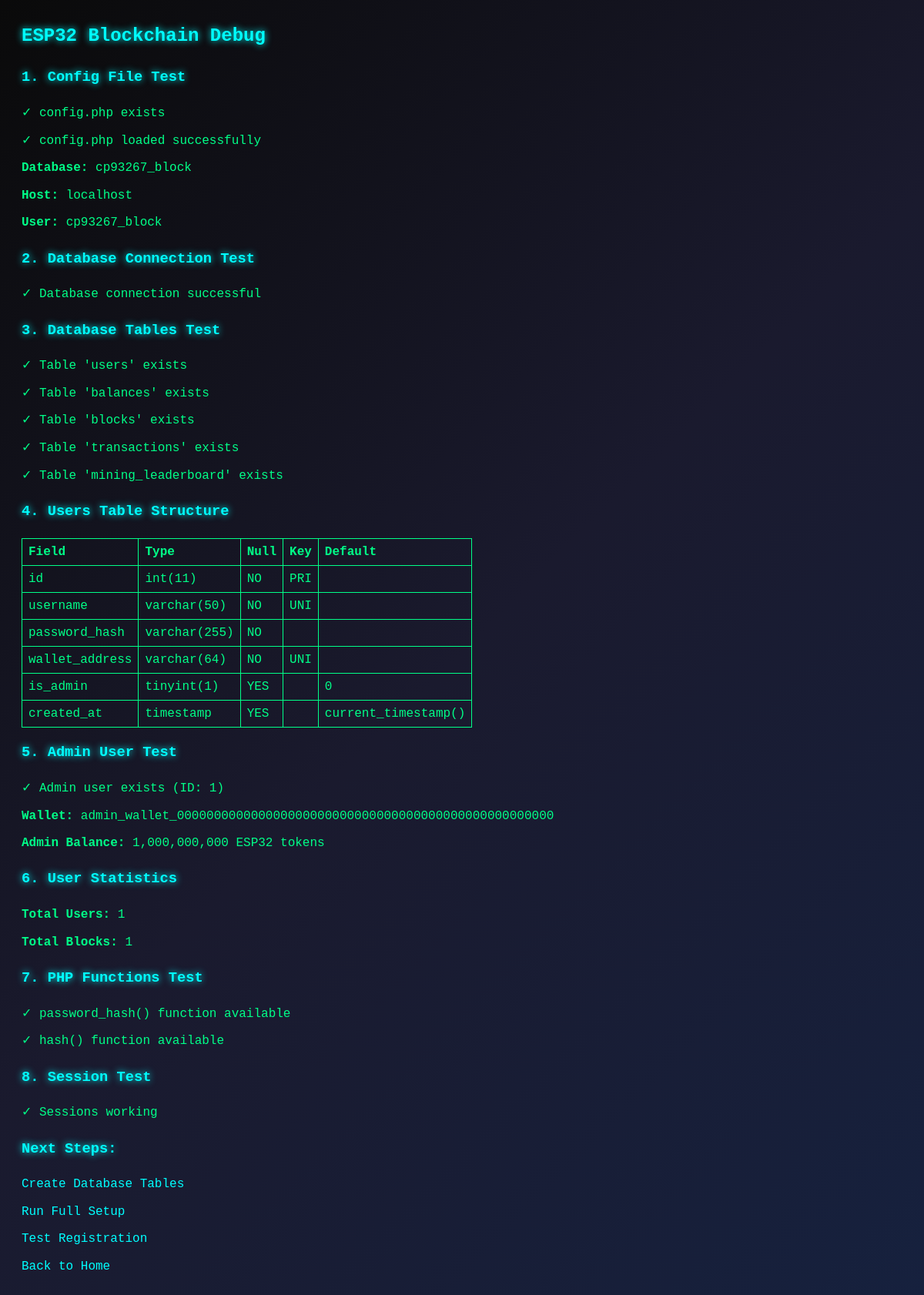
The app's page /debug.php with its own data.
### tables this page shows
CREATE TABLE users (
    id INT AUTO_INCREMENT PRIMARY KEY,
    username VARCHAR(50) UNIQUE NOT NULL,
    password_hash VARCHAR(255) NOT NULL,
    wallet_address VARCHAR(64) UNIQUE NOT NULL,
    is_admin BOOLEAN DEFAULT 0,
    created_at TIMESTAMP DEFAULT CURRENT_TIMESTAMP
);

CREATE TABLE balances (
    user_id INT PRIMARY KEY,
    balance BIGINT NOT NULL DEFAULT 0,
    FOREIGN KEY (user_id) REFERENCES users(id)
);

### debug.php (the view, shortened to what this page needs)
<?php
echo "<h2>ESP32 Blockchain Debug</h2>";
echo "<h3>1. Config File Test</h3>";
if (file_exists('config.php')) {
    echo "<p style='color: #00ff88;'>✓ config.php exists</p>";
    try {
        echo "<p style='color: #00ff88;'>✓ config.php loaded successfully</p>";
        echo "<p><strong>Database:</strong> " . DB_NAME . "</p>";
        echo "<p><strong>Host:</strong> " . DB_HOST . "</p>";
        echo "<p><strong>User:</strong> " . DB_USER . "</p>";
    } catch (Exception $e) {
        echo "<p style='color: #ff6666;'>✗ Error loading config.php: " . $e->getMessage() . "</p>";
    }
} else {
    echo "<p style='color: #ff6666;'>✗ config.php not found</p>";
}
echo "<h3>2. Database Connection Test</h3>";
try {
    $conn = getDBConnection();
    echo "<p style='color: #00ff88;'>✓ Database connection successful</p>";
    echo "<h3>3. Database Tables Test</h3>";
    $tables = ['users', 'balances', 'blocks', 'transactions', 'mining_leaderboard'];
    foreach ($tables as $table) {
        $result = $conn->query("SHOW TABLES LIKE '$table'");
        if ($result->num_rows > 0) {
            echo "<p style='color: #00ff88;'>✓ Table '$table' exists</p>";
        } else {
            echo "<p style='color: #ff6666;'>✗ Table '$table' missing</p>";
        }
    }
    echo "<h3>4. Users Table Structure</h3>";
    $result = $conn->query("DESCRIBE users");
    if ($result) {
        echo "<table border='1' style='border-color: #00ff88; color: #00ff88;'>";
        echo "<tr><th>Field</th><th>Type</th><th>Null</th><th>Key</th><th>Default</th></tr>";
        while ($row = $result->fetch_assoc()) {
            echo "<tr>";
            echo "<td>" . $row['Field'] . "</td>";
            echo "<td>" . $row['Type'] . "</td>";
            echo "<td>" . $row['Null'] . "</td>";
            echo "<td>" . $row['Key'] . "</td>";
            echo "<td>" . $row['Default'] . "</td>";
            echo "</tr>";
        }
        echo "</table>";
    }
    echo "<h3>5. Admin User Test</h3>";
    $stmt = $conn->prepare("SELECT id, username, wallet_address FROM users WHERE username = 'admin'");
    $stmt->execute();
    $result = $stmt->get_result();
    if ($result->num_rows > 0) {
        $admin = $result->fetch_assoc();
        echo "<p style='color: #00ff88;'>✓ Admin user exists (ID: " . $admin['id'] . ")</p>";
        echo "<p><strong>Wallet:</strong> " . $admin['wallet_address'] . "</p>";
        $stmt = $conn->prepare("SELECT balance FROM balances WHERE user_id = ?");
        $stmt->bind_param('i', $admin['id']);
        $stmt->execute();
        $balance_result = $stmt->get_result();
        $balance = $balance_result->fetch_assoc()['balance'] ?? 0;
        echo "<p><strong>Admin Balance:</strong> " . number_format($balance) . " ESP32 tokens</p>";
    } else {
        echo "<p style='color: #ff6666;'>✗ Admin user not found</p>";
    }
    echo "<h3>6. User Statistics</h3>";
    $result = $conn->query("SELECT COUNT(*) as count FROM users");
    $user_count = $result->fetch_assoc()['count'];
    echo "<p><strong>Total Users:</strong> $user_count</p>";
    $result = $conn->query("SELECT COUNT(*) as count FROM blocks");
    $block_count = $result->fetch_assoc()['count'];
    echo "<p><strong>Total Blocks:</strong> $block_count</p>";
} catch (Exception $e) {
    echo "<p style='color: #ff6666;'>✗ Database connection failed: " . $e->getMessage() . "</p>";
}
echo "<h3>7. PHP Functions Test</h3>";
if (function_exists('password_hash')) {
    echo "<p style='color: #00ff88;'>✓ password_hash() function available</p>";
} else {
    echo "<p style='color: #ff6666;'>✗ password_hash() function not available</p>";
}
if (function_exists('hash')) {
    echo "<p style='color: #00ff88;'>✓ hash() function available</p>";
} else {
    echo "<p style='color: #ff6666;'>✗ hash() function not available</p>";
}
echo "<h3>8. Session Test</h3>";
if (session_status() === PHP_SESSION_ACTIVE) {
    echo "<p style='color: #00ff88;'>✓ Sessions working</p>";
} else {
    echo "<p style='color: #ff6666;'>✗ Sessions not working</p>";
}
echo "<h3>Next Steps:</h3>";
echo "<p><a href='create_tables.php' style='color: #00ffff;'>Create Database Tables</a></p>";
echo "<p><a href='setup.php' style='color: #00ffff;'>Run Full Setup</a></p>";
echo "<p><a href='register.php' style='color: #00ffff;'>Test Registration</a></p>";
echo "<p><a href='index.php' style='color: #00ffff;'>Back to Home</a></p>";
?>

### debug.php (style rules this page uses)
h2, h3 { color: #00ffff; text-shadow: 0 0 10px #00ffff; }
p { margin: 10px 0; }
a { color: #00ffff; text-decoration: none; }
table { margin: 10px 0; border-collapse: collapse; }
th, td { padding: 8px; text-align: left; }

### records on screen
users: id "1", wallet_address "admin_wallet_000000000000000000000000000000000000000000000000000"
balances: balance "1,000,000,000"

### other values on screen
DB_NAME "cp93267_block"
DB_HOST "localhost"
DB_USER "cp93267_block"
$table "users"
$table "balances"
$table "blocks"
$table "transactions"
$table "mining_leaderboard"
$row['Field'] "id"
$row['Type'] "int(11)"
$row['Null'] "NO"
$row['Key'] "PRI"
$row['Field'] "username"
$row['Type'] "varchar(50)"
$row['Key'] "UNI"
